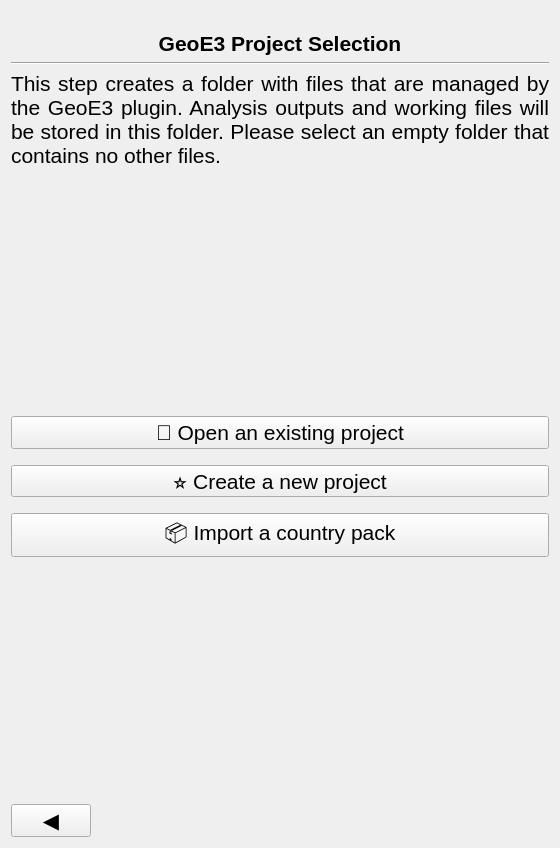
<?xml version="1.0" encoding="UTF-8"?>
<ui version="4.0">
 <class>SetupPanelBase</class>
 <widget class="QWidget" name="SetupPanelBase">
  <property name="geometry">
   <rect>
    <x>0</x>
    <y>0</y>
    <width>560</width>
    <height>848</height>
   </rect>
  </property>
  <property name="windowTitle">
   <string>Form</string>
  </property>
  <layout class="QGridLayout" name="gridLayout">
   <item row="0" column="0">
    <widget class="QLabel" name="banner_label">
     <property name="text">
      <string/>
     </property>
     <property name="pixmap">
      <pixmap>../resources/geoe3-banner.png</pixmap>
     </property>
     <property name="scaledContents">
      <bool>true</bool>
     </property>
    </widget>
   </item>
   <item row="1" column="0">
    <widget class="QLabel" name="label_2">
     <property name="text">
      <string>&lt;html&gt;&lt;head/&gt;&lt;body&gt;&lt;p align=&quot;center&quot;&gt;&lt;span style=&quot; font-size:16pt; font-weight:600;&quot;&gt;GeoE3 Project Selection&lt;/span&gt;&lt;/p&gt;&lt;/body&gt;&lt;/html&gt;</string>
     </property>
     <property name="textFormat">
      <enum>Qt::RichText</enum>
     </property>
     <property name="alignment">
      <set>Qt::AlignCenter</set>
     </property>
     <property name="wordWrap">
      <bool>true</bool>
     </property>
    </widget>
   </item>
   <item row="2" column="0">
    <widget class="Line" name="line">
     <property name="orientation">
      <enum>Qt::Horizontal</enum>
     </property>
    </widget>
   </item>
   <item row="3" column="0">
    <widget class="QLabel" name="description">
     <property name="font">
      <font>
       <pointsize>16</pointsize>
      </font>
     </property>
     <property name="text">
      <string>This step creates a folder with files that are managed by the GeoE3 plugin. Analysis outputs and working files will be stored in this folder. Please select an empty folder that contains no other files.</string>
     </property>
     <property name="textFormat">
      <enum>Qt::MarkdownText</enum>
     </property>
     <property name="alignment">
      <set>Qt::AlignJustify|Qt::AlignTop</set>
     </property>
     <property name="wordWrap">
      <bool>true</bool>
     </property>
    </widget>
   </item>
   <item row="4" column="0">
    <spacer name="verticalSpacer">
     <property name="orientation">
      <enum>Qt::Vertical</enum>
     </property>
     <property name="sizeHint" stdset="0">
      <size>
       <width>20</width>
       <height>132</height>
      </size>
     </property>
    </spacer>
   </item>
   <item row="5" column="0">
    <widget class="QPushButton" name="open_existing_project_button">
     <property name="sizePolicy">
      <sizepolicy hsizetype="MinimumExpanding" vsizetype="Fixed">
       <horstretch>0</horstretch>
       <verstretch>0</verstretch>
      </sizepolicy>
     </property>
     <property name="font">
      <font>
       <pointsize>16</pointsize>
      </font>
     </property>
     <property name="text">
      <string>📂 Open an existing project</string>
     </property>
    </widget>
   </item>
   <item row="6" column="0">
    <spacer name="verticalSpacer_2">
     <property name="orientation">
      <enum>Qt::Vertical</enum>
     </property>
     <property name="sizeType">
      <enum>QSizePolicy::Minimum</enum>
     </property>
     <property name="sizeHint" stdset="0">
      <size>
       <width>20</width>
       <height>10</height>
      </size>
     </property>
    </spacer>
   </item>
   <item row="7" column="0">
    <widget class="QToolButton" name="create_new_project_button">
     <property name="sizePolicy">
      <sizepolicy hsizetype="MinimumExpanding" vsizetype="Fixed">
       <horstretch>0</horstretch>
       <verstretch>0</verstretch>
      </sizepolicy>
     </property>
     <property name="font">
      <font>
       <pointsize>16</pointsize>
      </font>
     </property>
     <property name="text">
      <string>⭐️ Create a new project</string>
     </property>
    </widget>
   </item>
   <item row="8" column="0">
    <spacer name="verticalSpacer_3">
     <property name="orientation">
      <enum>Qt::Vertical</enum>
     </property>
     <property name="sizeType">
      <enum>QSizePolicy::Minimum</enum>
     </property>
     <property name="sizeHint" stdset="0">
      <size>
       <width>20</width>
       <height>10</height>
      </size>
     </property>
    </spacer>
   </item>
   <item row="9" column="0">
    <widget class="QToolButton" name="import_country_pack_button">
     <property name="sizePolicy">
      <sizepolicy hsizetype="MinimumExpanding" vsizetype="Fixed">
       <horstretch>0</horstretch>
       <verstretch>0</verstretch>
      </sizepolicy>
     </property>
     <property name="font">
      <font>
       <pointsize>16</pointsize>
      </font>
     </property>
     <property name="text">
      <string>📦 Import a country pack</string>
     </property>
    </widget>
   </item>
   <item row="10" column="0">
    <spacer name="verticalSpacer_4">
     <property name="orientation">
      <enum>Qt::Vertical</enum>
     </property>
     <property name="sizeHint" stdset="0">
      <size>
       <width>20</width>
       <height>132</height>
      </size>
     </property>
    </spacer>
   </item>
   <item row="11" column="0">
    <layout class="QHBoxLayout" name="horizontalLayout_2">
     <item>
      <widget class="QPushButton" name="previous_button">
       <property name="sizePolicy">
        <sizepolicy hsizetype="Minimum" vsizetype="Minimum">
         <horstretch>0</horstretch>
         <verstretch>0</verstretch>
        </sizepolicy>
       </property>
       <property name="minimumSize">
        <size>
         <width>0</width>
         <height>0</height>
        </size>
       </property>
       <property name="font">
        <font>
         <pointsize>16</pointsize>
        </font>
       </property>
       <property name="text">
        <string>◀️</string>
       </property>
      </widget>
     </item>
     <item>
      <spacer name="horizontalSpacer">
       <property name="orientation">
        <enum>Qt::Horizontal</enum>
       </property>
       <property name="sizeHint" stdset="0">
        <size>
         <width>40</width>
         <height>20</height>
        </size>
       </property>
      </spacer>
     </item>
    </layout>
   </item>
  </layout>
 </widget>
 <resources/>
 <connections/>
</ui>
